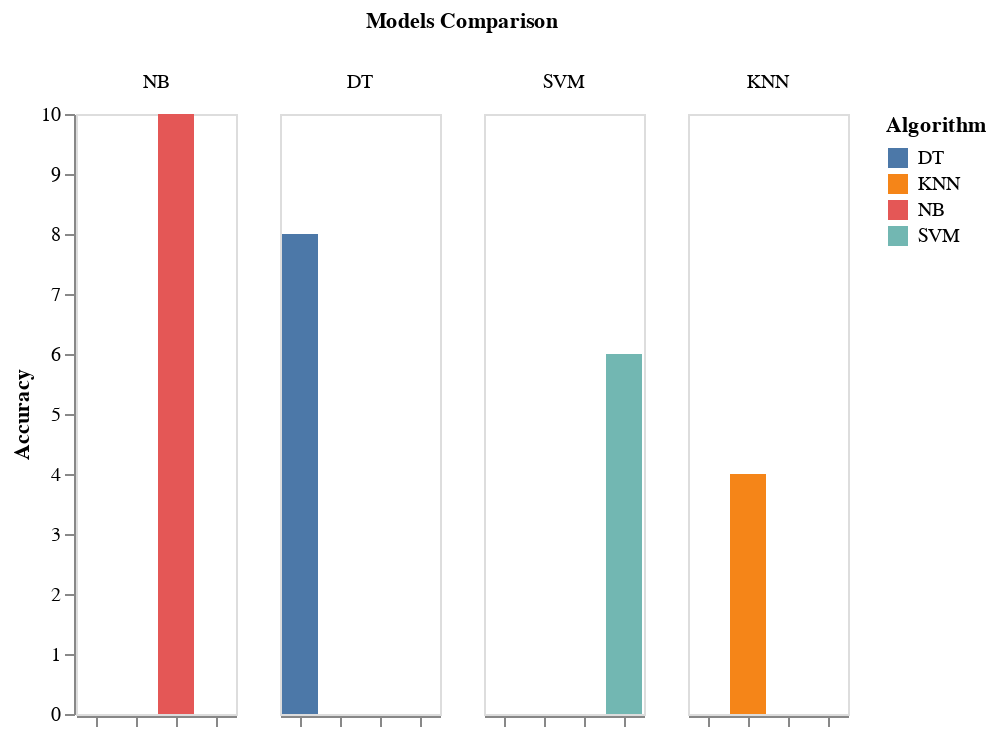

The code cell stored with this chart in its notebook:
### Code cell
import altair as alt
import pandas as pd

dummy = pd.DataFrame({'Models Comparison':['NB','DT', 'SVM','KNN'],'Algorithm':['NB','DT','SVM','KNN'],'Accuracy':[10,8,6,4]})
alt.Chart(dummy).transform_calculate(
    key="datum.Algorithm == 'c'", 
).transform_joinaggregate(
    sort_key="argmax(key)", groupby=['Models Comparison']
).transform_calculate(
    sort_val='datum.sort_key.Accuracy'  
).mark_bar().encode(
    x=alt.X('Algorithm:O', axis=alt.Axis(title=None, labels=False, ticks=True)),
    y=alt.Y('Accuracy:Q', axis=alt.Axis(grid=False)),
    column=alt.Column('Models Comparison:N', sort=alt.SortField("sort_val", order="descending")),
    color='Algorithm',
)

### Figure 1 — Vega-Lite specification as saved in the notebook (floating-point values rounded to 4 significant figures)
{"config": {"view": {"continuousWidth": 400, "continuousHeight": 300}}, "data": {"name": "data-d8cdf339cdb4fd1ad8d8d256cf944b24"}, "mark": "bar", "encoding": {"color": {"field": "Algorithm", "type": "nominal"}, "column": {"field": "Models Comparison", "sort": {"field": "sort_val", "order": "descending"}, "type": "nominal"}, "x": {"axis": {"labels": false, "ticks": true, "title": null}, "field": "Algorithm", "type": "ordinal"}, "y": {"axis": {"grid": false}, "field": "Accuracy", "type": "quantitative"}}, "transform": [{"calculate": "datum.Algorithm == 'c'", "as": "key"}, {"joinaggregate": [{"op": "argmax", "field": "key", "as": "sort_key"}], "groupby": ["Models Comparison"]}, {"calculate": "datum.sort_key.Accuracy", "as": "sort_val"}], "$schema": "https://vega.github.io/schema/vega-lite/v4.17.0.json", "datasets": {"data-d8cdf339cdb4fd1ad8d8d256cf944b24": [{"Models Comparison": "NB", "Algorithm": "NB", "Accuracy": 10}, {"Models Comparison": "DT", "Algorithm": "DT", "Accuracy": 8}, {"Models Comparison": "SVM", "Algorithm": "SVM", "Accuracy": 6}, {"Models Comparison": "KNN", "Algorithm": "KNN", "Accuracy": 4}]}}
